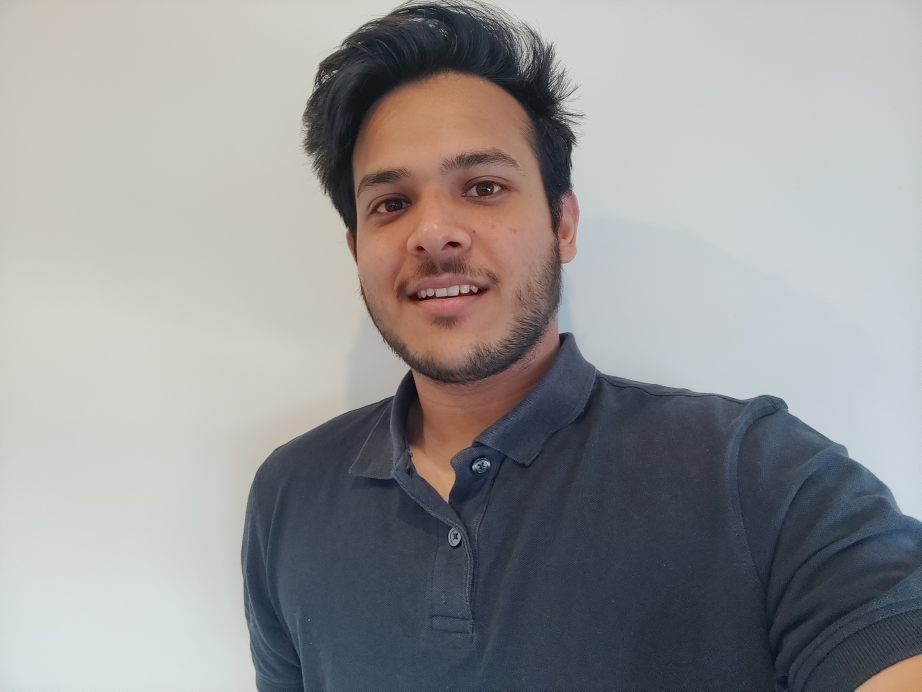
#> input picture pic2.jpg, 4608 x 3456 px (shown at 1/5 size)
$ python Task4.py   (older library calls are emulated)
#> lines starting #> are read from the running program, lines starting #| are printed output that depends on the picture
from PIL import Image
from PIL import ImageOps
from numpy import pi, mgrid, exp, square, zeros, ravel, dot, uint8
from itertools import product
import math
import numpy as np
import random
from scipy.ndimage import gaussian_filter
import cv2
import matplotlib.pyplot as plt
import matplotlib.image as mpimg
from skimage import io, color


#creating a gaussian random noise
def add_noise(img):
    noise = np.zeros(img.shape, dtype=np.uint8)
    noise= np.random.normal(mean,std,Q42image.shape)
    new_img = img + noise
    return new_img


#Gaussian Blur implementation
def my_Gauss_filter(k_size,sigma):
    gaussian_filter = np.zeros((k_size, k_size), np.float32)
    m = k_size//2
    n = k_size//2
    sum=0.0
    for x in range(-m, m+1):
        for y in range(-n, n+1):
            #applying the formula for 2-D Gaussian
            x1 = 2*np.pi*(sigma**2)
            x2 = np.exp(-(x**2 + y**2)/(2* sigma**2))
            gaussian_filter[x+m, y+n] = (1/x1)*x2
            sum+=gaussian_filter[x+m,y+n]
    gaussian_filter/=sum
    return gaussian_filter
def apply_gaussian():
    img = np.array(Image.open('gblur.jpg'))
    img_out = img.copy()
    gaussian_filter=my_Gauss_filter(5,5)
    gaussian_filter =np.flip(np.flip(gaussian_filter, 1), 0) # rotating the filter 180 degress for convolution
    height = img.shape[0]
    width = img.shape[1]
    for i in range(height-4): # avoiding corners
        for j in range(width-4):
            img_out[i][j]=np.sum(img[i:i+5,j:j+5]*gaussian_filter)

    return img_out


if __name__=='__main__':

#cropping the facial part of the picture

	Q4image=Image.open('pic2.jpg')
#> Q4image is the input picture: PIL image 4608x3456 RGB; mean R, G, B 149.3, 148.7, 149.4
	Q4image_arr=np.array(Q4image)
	crop=Q4image_arr[0:2000,1200:3200,:]
	Q4_crop=Image.fromarray(crop)
	Q4_crop=Q4_crop.resize((256,256),Image.ANTIALIAS)
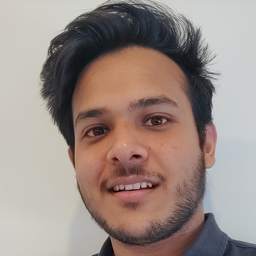
#> Q4_crop: PIL image 256x256 RGB; mean R, G, B 154.6, 139.8, 133.3
	Q4_crop.save('Q4_crop.jpg')


	image=Image.open('Q4_crop.jpg')
	image_gray = image.convert('L')
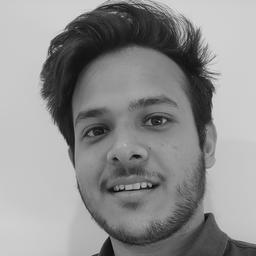
#> image_gray: PIL image 256x256 L; min 9, max 230, mean 143.5

	image_gray.save('gray_image.jpg')
	image_gray=np.array(image_gray)
	#Plotting
	fig, axes = plt.subplots(nrows=1, ncols=2, figsize=(20, 5))
	axes[0].imshow(Q4_crop)
	axes[0].set_title(" Cropped Image ",fontsize=16)
	axes[1].imshow(image_gray)
	axes[1].set_title(" Croppped Image Greyscale ",fontsize=16)

	#using python's normal method to create a random gaussain with a spec mean and covariance
	mean=0
	std=15
	Q42image=np.array(image_gray)
	u=add_noise(image_gray)
#> in add_noise, `new_img = img + noise`:
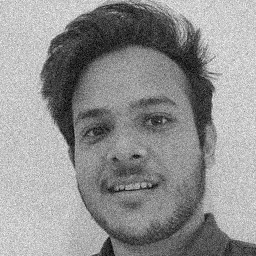
#> new_img: shape (256, 256) float64; min -19.12, max 264, mean 143.4; drawn with min black and max white
	fig, axes = plt.subplots(nrows=1, ncols=2, figsize=(20, 5))
	axes[0].imshow(Q42image)
	axes[0].set_title(" Before Noise",fontsize=16)
	axes[1].imshow(u)
	axes[1].set_title(" After Noise",fontsize=16)
	u = u.astype(np.uint8)
	gblur=Image.fromarray(u)
	gblur.save('gblur.jpg')

	# plotting histogram for before and after adding
	fig, axes = plt.subplots(nrows=1, ncols=2, figsize=(20, 5))
	axes[0].hist(Q42image.flatten(),bins=256)
	axes[0].set_title("Histrogram Before Noise",fontsize=16)
	axes[1].hist(u.flatten(),bins=256)
	axes[1].set_title(" Histogram After Noise",fontsize=16)
	fig.savefig('Hist Noise.png')
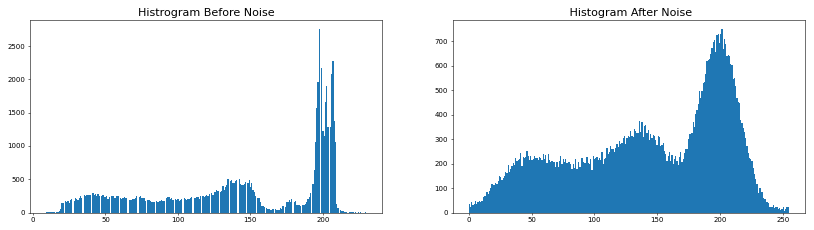
#> figure drawn by matplotlib, 2 panels; panel 1: tallest bar 2755 high, from x = 197.2 to 198.1; panel 2: tallest bar 750 high, from x = 201.2 to 202.2
	print("Histograms")


	smoothed_image = apply_gaussian()
#> in apply_gaussian, `img = np.array(Image.open('gblur.jpg'))`:
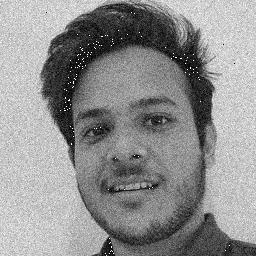
#> img: shape (256, 256); min 0, max 255, mean 143.5
#> after the loop in apply_gaussian, `for i in range(height-4):`:
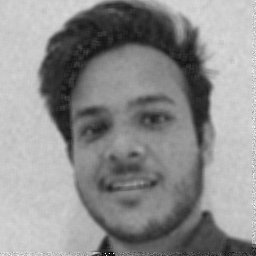
#> img_out: shape (256, 256); min 0, max 255, mean 142.4
	sm=Image.fromarray(smoothed_image)
	sm.save('gaussian output_3.jpg')
	fig, axes = plt.subplots(nrows=1, ncols=2, figsize=(20, 5))
	axes[0].imshow(gblur)
	axes[0].set_title(" After Noise",fontsize=16)
	axes[1].imshow(smoothed_image)
	axes[1].set_title(" Applying Gaussian Blur ",fontsize=16)

	#Checking with inbuilt Gaussian Blur
	blur  = cv2.GaussianBlur(np.array(gblur),(5,5),1)
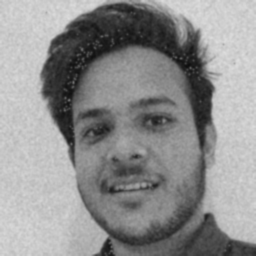
#> blur: shape (256, 256); min 14, max 221, mean 143.5
	Cimage= Image.fromarray(blur)
	fig, axes = plt.subplots(nrows=1, ncols=2, figsize=(20, 5))
	axes[0].imshow(gblur)
	axes[0].set_title(" Noise Image",fontsize=16)
	axes[1].imshow(blur)
	axes[1].set_title(" Inbuilt Gaussain",fontsize=16)

	plt.show()
